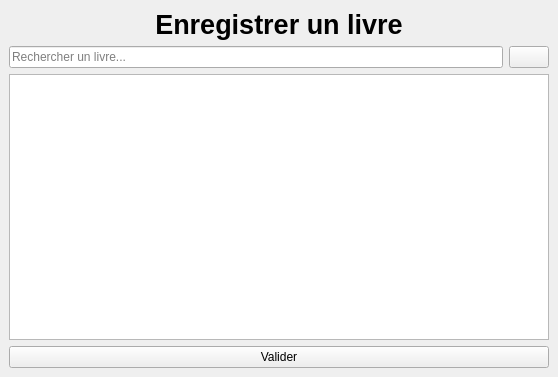
<?xml version="1.0" encoding="UTF-8"?>
<ui version="4.0">
 <class>ApiBookWindow</class>
 <widget class="QMainWindow" name="ApiBookWindow">
  <property name="geometry">
   <rect>
    <x>0</x>
    <y>0</y>
    <width>558</width>
    <height>377</height>
   </rect>
  </property>
  <property name="windowTitle">
   <string>Enregistrer un nouveau livre</string>
  </property>
  <widget class="QWidget" name="centralwidget">
   <layout class="QVBoxLayout" name="verticalLayout">
    <item>
     <widget class="QLabel" name="title">
      <property name="font">
       <font>
        <pointsize>20</pointsize>
        <weight>75</weight>
        <bold>true</bold>
       </font>
      </property>
      <property name="text">
       <string>Enregistrer un livre</string>
      </property>
      <property name="alignment">
       <set>Qt::AlignCenter</set>
      </property>
     </widget>
    </item>
    <item>
     <layout class="QHBoxLayout" name="horizontalLayout">
      <item>
       <widget class="QLineEdit" name="search_a_book_line_edit">
        <property name="placeholderText">
         <string>Rechercher un livre...</string>
        </property>
       </widget>
      </item>
      <item>
       <widget class="QPushButton" name="run_search_button">
        <property name="text">
         <string/>
        </property>
        <property name="icon">
         <iconset resource="../res/res.qrc">
          <normaloff>:/images/images/icon_search.png</normaloff>:/images/images/icon_search.png</iconset>
        </property>
       </widget>
      </item>
     </layout>
    </item>
    <item>
     <widget class="QListWidget" name="books_find_in_api_list_widget"/>
    </item>
    <item>
     <widget class="QPushButton" name="register_book_in_library_button">
      <property name="text">
       <string>Valider</string>
      </property>
     </widget>
    </item>
   </layout>
  </widget>
 </widget>
 <resources>
  <include location="../res/res.qrc"/>
 </resources>
 <connections/>
</ui>
